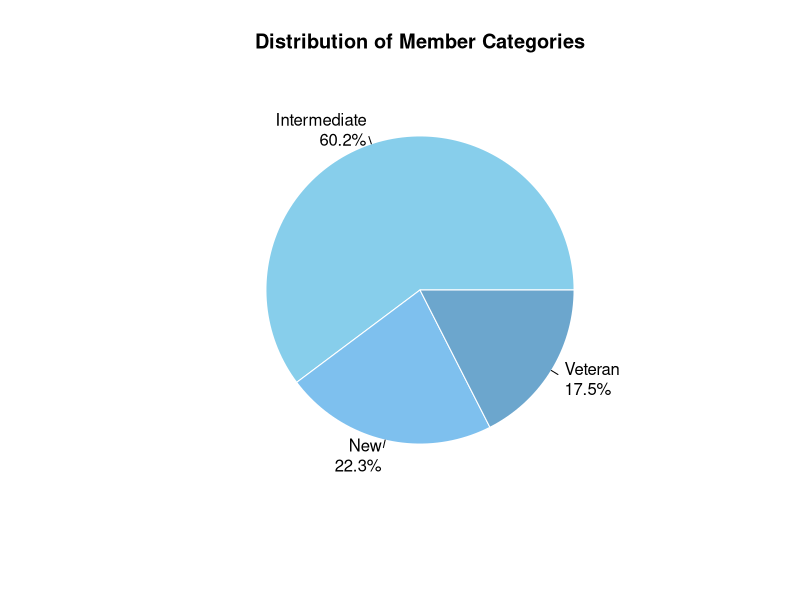
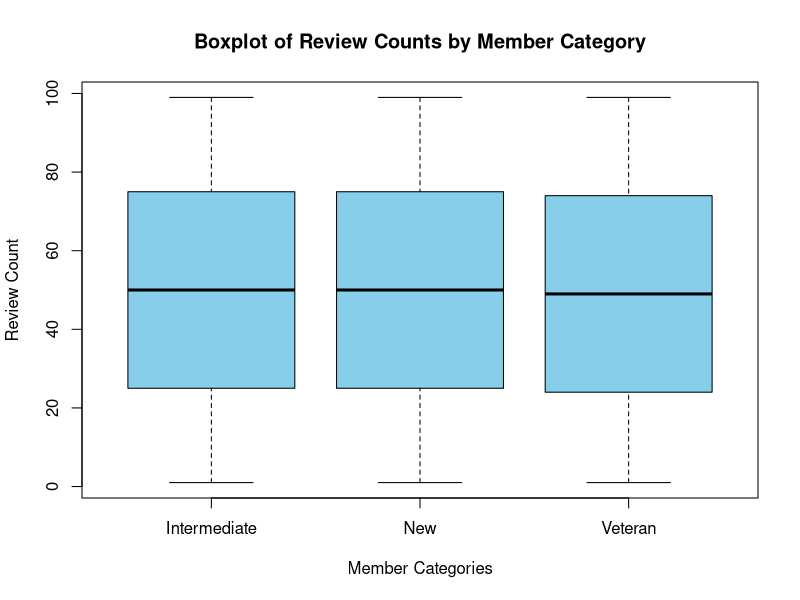
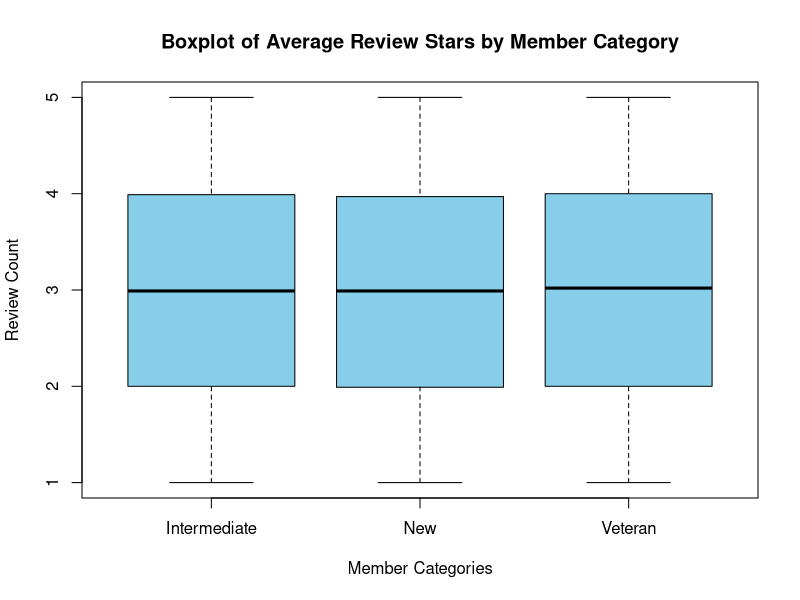

Write the R code that produced these figures, in order. (Note: this script raises an error after producing the figures.)
## ---- chunk 1
library(dplyr)
## ---- chunk 2
user_data <- read.csv("data/users.csv")
## ---- chunk 3
user_data
## ---- chunk 4
user_data[user_data == ""] <- NA
## ---- chunk 5
user_data
## ---- chunk 6
user_data <- subset(user_data, select = -name)
## ---- chunk 7
colSums(is.na(user_data)) # print count of NA value for each columns
## ---- chunk 8
(1160 / nrow(user_data)) * 100 # calculate proportion of missing value on member_since column
## ---- chunk 9
user_data <- na.omit(user_data) # remove row with NA value
colSums(is.na(user_data)) # check again NA value on user_data
## ---- chunk 10
user_data <- user_data %>%
  mutate(
    # Extract the year from the date string and convert it to a numeric format
    year_joined = as.integer(substr(member_since, 1, 4)),
    
    # Create a column called member_category based on the year_joined
    member_category = case_when(
      year_joined < 2017 ~ "Veteran",
      year_joined >= 2017 & year_joined <= 2022 ~ "Intermediate",
      year_joined > 2022 ~ "New"
    )
  )
user_data <- subset(user_data, select = -year_joined) # remove year_joined column
## ---- chunk 11
user_data
## ---- chunk 12
summary(user_data)
## ---- chunk 13
# Calculate the frequency of each member category
category_counts <- table(user_data$member_category)

# Calculate the percentage for each category
percentages <- round(100 * category_counts / sum(category_counts), 1)

# Create a new label that includes both the category name and its percentage
labels_with_percentages <- paste(names(category_counts), "\n", percentages, "%", sep = "")

colors <- c("skyblue", "skyblue2","skyblue3")

pie(category_counts,
    labels = labels_with_percentages,
    main = "Distribution of Member Categories",
    col = colors,
    border = "white",
    cex = 1) # font size
## ---- chunk 14
boxplot(review_count ~ member_category, # formula = y - group
        data = user_data,
        xlab = "Member Categories",
        ylab = "Review Count",
        main = "Boxplot of Review Counts by Member Category",
        col = "skyblue",
        border = "black"
)
## ---- chunk 15
boxplot(average_stars ~ member_category, # formula = y - group
        data = user_data,
        xlab = "Member Categories",
        ylab = "Review Count",
        main = "Boxplot of Average Review Stars by Member Category",
        col = "skyblue",
        border = "black"
)
## ---- chunk 16
summary_table <- user_data %>%
  group_by(member_category) %>%
  summarise( # calcullation for each categories
    user_count = n(), # calculate user count
    avg_review_count = mean(review_count), # averaging rata-rata review_count
    avg_average_stars = mean(average_stars) # averaging average_stars
  ) %>%
  # rename columns
  rename(
    "Member Categories" = member_category,
    "Users" = user_count,
    "Average Review Count" = avg_review_count,
    "Average Review Stars" = avg_average_stars
  )

kable(summary_table,
      caption = "User Data Summary by Member Category",
      format = "pipe",
      align = "c")
